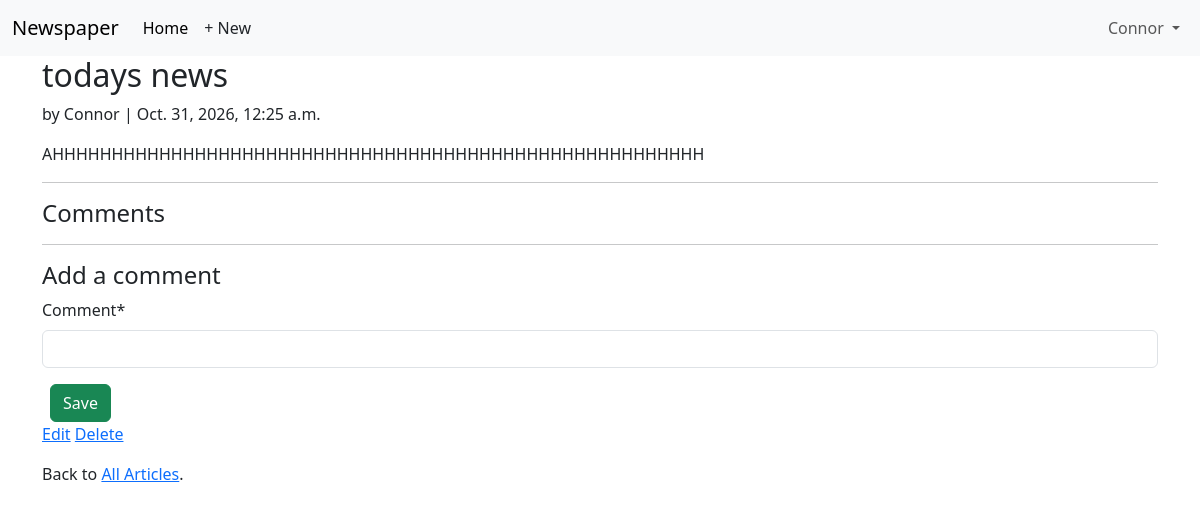
The app's page /articles/1/ (signed in), older data.
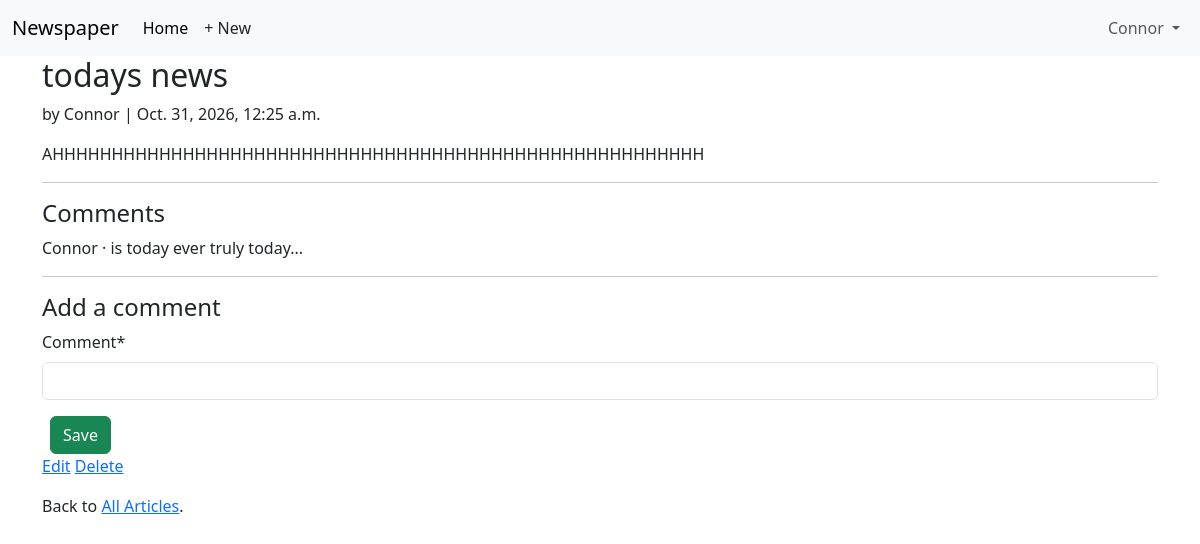
The same page, newer data.
### articles/models.py (models this page shows, shortened)
class Comment(models.Model):  # new
    article = models.ForeignKey(Article, on_delete=models.CASCADE)
    comment = models.CharField(max_length=140)
    author = models.ForeignKey(
        settings.AUTH_USER_MODEL,
        on_delete=models.CASCADE,
    )
    def __str__(self):
        return self.comment

### accounts/models.py (models this page shows)
class CustomUser(AbstractUser):
    age = models.PositiveIntegerField(null=True, blank=True)

### articles/views.py (the view, shortened to what this page needs)
# urls.py: path("<int:pk>/", ArticleDetailView.as_view(), name="article_detail"),
class ArticleDetailView(LoginRequiredMixin, View):  # new
    def get(self, request, *args, **kwargs):
        view = CommentGet.as_view()
        return view(request, *args, **kwargs)

### articles/forms.py
class CommentForm(forms.ModelForm):
    class Meta:
        model = Comment
        fields = ("comment",)

### articles/views.py (called while the page is built)
    def get_context_data(self, **kwargs):
        context = super().get_context_data(**kwargs)
        context["form"] = CommentForm()
        return context

### templates/article_detail.html (shortened to what this page needs)
{% extends "base.html" %}
{% load crispy_forms_tags %}
{% block content %}
  <div class="article-entry">
    <h2>{{ object.title }}</h2>
    <p>by {{ object.author }} | {{ object.date }}</p>
    <p>{{ object.body }}</p>
  </div>
  <hr>
  <h4>Comments</h4>
  {% for comment in article.comment_set.all %}
    <p>{{ comment.author }} &middot; {{ comment }}</p>
  {% endfor %}
  <hr>
  <h4>Add a comment</h4>
  <form action="" method="post">
    {{ form|crispy }}
    <button class="btn btn-success ms-2" type="submit">Save</button>
  </form>
  <div>
    {% if article.author.pk == request.user.pk %}
      <p>
        <a href="{% url 'article_edit' article.pk %}">Edit</a>
        <a href="{% url 'article_delete' article.pk %}">Delete</a>
      </p>
    {% endif %}
    <p>Back to <a href="{% url 'article_list' %}">All Articles</a>.</p>
  </div>
{% endblock content %}

Row changes from the older to the newer data that the page shows:
added Comment: author "Connor", comment "is today ever truly today..."
